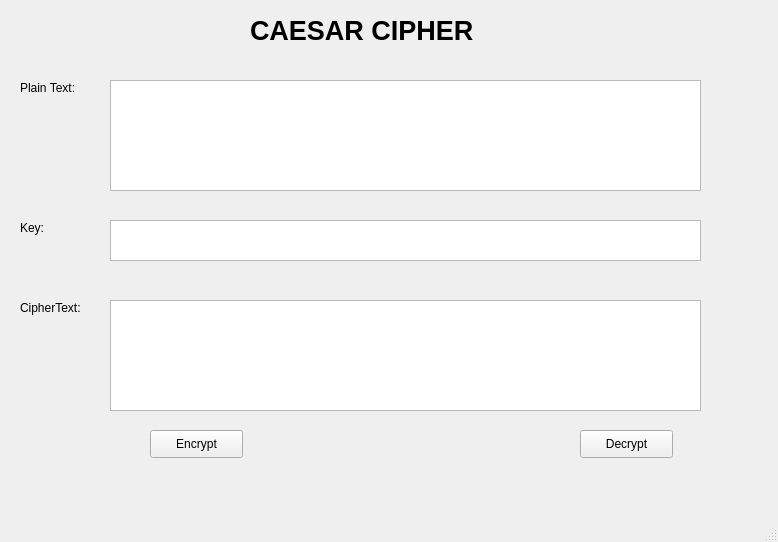
<?xml version="1.0" encoding="UTF-8"?>
<ui version="4.0">
 <class>MainWindow</class>
 <widget class="QMainWindow" name="MainWindow">
  <property name="geometry">
   <rect>
    <x>0</x>
    <y>0</y>
    <width>778</width>
    <height>542</height>
   </rect>
  </property>
  <property name="windowTitle">
   <string>MainWindow</string>
  </property>
  <widget class="QWidget" name="centralwidget">
   <widget class="QLabel" name="label">
    <property name="geometry">
     <rect>
      <x>250</x>
      <y>0</y>
      <width>281</width>
      <height>61</height>
     </rect>
    </property>
    <property name="font">
     <font>
      <pointsize>20</pointsize>
      <weight>75</weight>
      <bold>true</bold>
     </font>
    </property>
    <property name="text">
     <string>CAESAR CIPHER</string>
    </property>
    <property name="textFormat">
     <enum>Qt::PlainText</enum>
    </property>
   </widget>
   <widget class="QLabel" name="label_2">
    <property name="geometry">
     <rect>
      <x>20</x>
      <y>80</y>
      <width>71</width>
      <height>16</height>
     </rect>
    </property>
    <property name="text">
     <string>Plain Text:</string>
    </property>
   </widget>
   <widget class="QLabel" name="label_3">
    <property name="geometry">
     <rect>
      <x>20</x>
      <y>220</y>
      <width>55</width>
      <height>16</height>
     </rect>
    </property>
    <property name="text">
     <string>Key:</string>
    </property>
   </widget>
   <widget class="QLabel" name="label_5">
    <property name="geometry">
     <rect>
      <x>20</x>
      <y>300</y>
      <width>71</width>
      <height>16</height>
     </rect>
    </property>
    <property name="text">
     <string>CipherText:</string>
    </property>
   </widget>
   <widget class="QTextEdit" name="txt_plaintext">
    <property name="geometry">
     <rect>
      <x>110</x>
      <y>80</y>
      <width>591</width>
      <height>111</height>
     </rect>
    </property>
   </widget>
   <widget class="QTextEdit" name="txt_key">
    <property name="geometry">
     <rect>
      <x>110</x>
      <y>220</y>
      <width>591</width>
      <height>41</height>
     </rect>
    </property>
   </widget>
   <widget class="QTextEdit" name="txt_ciphertext">
    <property name="geometry">
     <rect>
      <x>110</x>
      <y>300</y>
      <width>591</width>
      <height>111</height>
     </rect>
    </property>
   </widget>
   <widget class="QPushButton" name="btn_decrypt">
    <property name="geometry">
     <rect>
      <x>580</x>
      <y>430</y>
      <width>93</width>
      <height>28</height>
     </rect>
    </property>
    <property name="text">
     <string>Decrypt</string>
    </property>
   </widget>
   <widget class="QPushButton" name="btn_encrypt">
    <property name="geometry">
     <rect>
      <x>150</x>
      <y>430</y>
      <width>93</width>
      <height>28</height>
     </rect>
    </property>
    <property name="text">
     <string>Encrypt</string>
    </property>
   </widget>
  </widget>
  <widget class="QMenuBar" name="menubar">
   <property name="geometry">
    <rect>
     <x>0</x>
     <y>0</y>
     <width>778</width>
     <height>26</height>
    </rect>
   </property>
  </widget>
  <widget class="QStatusBar" name="statusbar"/>
 </widget>
 <resources/>
 <connections/>
</ui>
